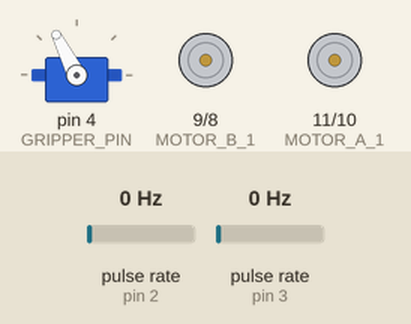
Simulated run of this sketch. Board: Arduino Uno, built with avr-gcc and run on an emulated ATmega328P. Parts: servo, motor-driver pin pairs drawn as motors (green arrow = first pin HIGH = forward, orange = second pin HIGH = backward, longer = more drive). Wiring (inferred from the names in the program): 2 × pulse sensor: data pin 2 / data pin 3; servo: signal pin 4. The inputs (shaded band) are chosen by the test bench; at power-on: pulse rate (sensors on pin 2, pin 3) 0 Hz. Servo pulses on a pin are drawn as a servo (544–2400 µs = 0–180°).

Above: at 1.2 s.
1.3 s: pulse rate (sensor on pin 2) set to 150 Hz
4.3 s: pulse rate (sensor on pin 2) set to 4 Hz
At 5.7 s:
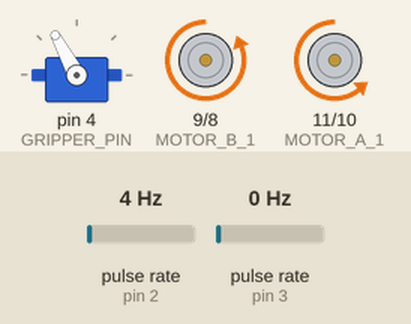
6.6 s: pulse rate (sensor on pin 3) set to 7 Hz
9.6 s: pulse rate (sensor on pin 3) set to 10 Hz
At 12.2 s:
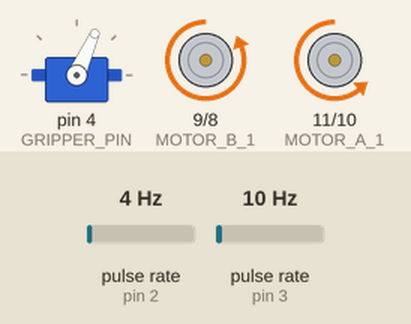
12.5 s: pulse rate (sensor on pin 3) set to 6 Hz
At 15.4 s:
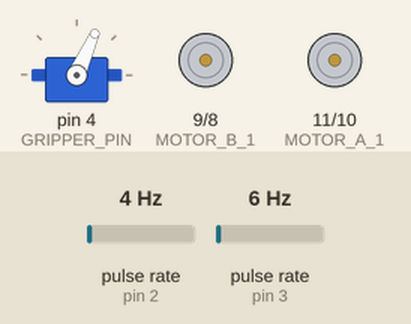
15.5 s: pulse rate (sensor on pin 3) set to 3 Hz
Timing chart, 0 to 19.5 s (numbered marks = the images above; inputs shaded):
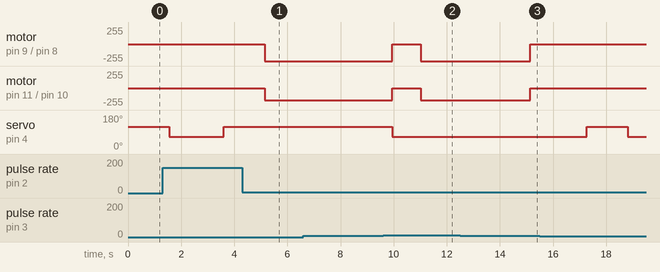

Measured:
- the behaviour switches between 8 and 9 Hz on pulse rate (sensor on pin 3) (found by bisection; images 1 and 2)
- after the input at 4.3 s, motor on pin 9 (MOTOR_B_1) / pin 8 (MOTOR_B_2): goes on until 5.2 s, then stays backward 255/255; motor on pin 11 (MOTOR_A_1) / pin 10 (MOTOR_A_2): goes on until 5.2 s, then stays backward 180/255; servo on pin 4 (GRIPPER_PIN): stays 118° (without the input it goes to 66° after 1.0 s)
- after the input at 6.6 s, every drawn part: stays the same
- after the input at 12.5 s, motor on pin 9 (MOTOR_B_1) / pin 8 (MOTOR_B_2): backward 255/255 → stopped after 2.6 s instead of 2.0 s; motor on pin 11 (MOTOR_A_1) / pin 10 (MOTOR_A_2): backward 180/255 → stopped after 2.6 s instead of 2.0 s

The sketch:

Grab-IT-millis.ino
```cpp
// GRIPPER
#define GRIPPER_PIN 4        // Servo pin for the gripper
#define GRIPPER_OPEN 1750    // 1750 μs rotation
#define GRIPPER_CLOSED 1220  // 1220 μs rotation
#define SERVO_INTERVAL 20    // Time between servo pulses (ms)

static unsigned long timer = 0;
static int lastPulse = GRIPPER_OPEN;

void setupGripper() {
  pinMode(GRIPPER_PIN, OUTPUT);
  digitalWrite(GRIPPER_PIN, LOW);
}

void gripper(int pulse) {
  static unsigned long timer = 0;
  static int lastPulse;
  unsigned long currentTime = millis();

  if (pulse > 0) {
    lastPulse = pulse;
  } else {
    pulse = lastPulse;
  }

  if (currentTime >= timer) {
    digitalWrite(GRIPPER_PIN, HIGH);
    delayMicroseconds(pulse);
    digitalWrite(GRIPPER_PIN, LOW);
    timer = currentTime + SERVO_INTERVAL;
  }
}

void openGripper() {
  // Send multiple pulses to ensure the servo reaches the position
  for (int i = 0; i < 25; i++) {
    gripper(GRIPPER_OPEN);
    delay(20);
  }
}

void closeGripper() {
  // Send multiple pulses to ensure the servo reaches the position
  for (int i = 0; i < 25; i++) {
    gripper(GRIPPER_CLOSED);
    delay(20);
  }
}

// MOTORS
#define MOTOR_A_1 11        // Right Backward
#define MOTOR_A_2 10        // Right Forward
#define MOTOR_B_1 9         // Left Backward
#define MOTOR_B_2 8         // Left Forward
#define MOTOR_DEVIATION 14  // Correction for motor speed imbalance
#define MOTOR_SPEED 180     // Motor forward and backward speed

#define ENCODER_R1 2  // Left Wheel Sensor
#define ENCODER_R2 3  // Right Wheel Sensor

// Wheel & Encoder Properties
const float WHEEL_DIAMETER = 0.065;  // 65mm = 0.065m
const int PPR = 20;                  // Pulses per revolution
const float WHEEL_CIRCUMFERENCE = WHEEL_DIAMETER * 3.14159;

// Movement Variables
const int P_MOVE = (0.50 / WHEEL_CIRCUMFERENCE) * PPR;  // Pulses for 0.5m
const int P_TURN_90 = PPR / 2.4;                        // Pulses for 90-degree turn
const int P_TURN_180 = PPR;                             // Pulses for 180-degree turn
const int P_MOVE_30CM = 30;                             // Pulses for 30cm movement
const int P_MOVE_40CM = 40;                             // Pulses for 40cm movement
const int P_MOVE_10CM = 10;                             // Pulses for 10cm movement
const int P_MOVE_25CM = 25;                             // Pulses for 25cm movement

// External pulse count variables
extern volatile int pulseCountR1;
extern volatile int pulseCountR2;

volatile int pulseCountR1 = 0;
volatile int pulseCountR2 = 0;

void countPulseR1() {
  pulseCountR1++;
}
void countPulseR2() {
  pulseCountR2++;
}

void setupMotors() {
  pinMode(MOTOR_A_1, OUTPUT);
  pinMode(MOTOR_A_2, OUTPUT);
  pinMode(MOTOR_B_1, OUTPUT);
  pinMode(MOTOR_B_2, OUTPUT);

  pinMode(ENCODER_R1, INPUT);
  pinMode(ENCODER_R2, INPUT);

  attachInterrupt(digitalPinToInterrupt(ENCODER_R1), countPulseR1, RISING);
  attachInterrupt(digitalPinToInterrupt(ENCODER_R2), countPulseR2, RISING);
}

void moveForward25cmClosedGrippers() {
  pulseCountR1 = 0;
  pulseCountR2 = 0;

  while (pulseCountR1 < P_MOVE_25CM && pulseCountR2 < P_MOVE_25CM) {
    analogWrite(MOTOR_A_2, MOTOR_SPEED);  // Right Forward
    analogWrite(MOTOR_A_1, 0);            // Right Backward
    analogWrite(MOTOR_B_2, MOTOR_SPEED);  // Left Forward
    analogWrite(MOTOR_B_1, 0);            // Left Backward
  }

  for (int i = 0; i < 50; i++) {
    gripper(GRIPPER_CLOSED);
    delay(20);
  }
  stopMotors();
}

void moveForward25cm() {
  pulseCountR1 = 0;
  pulseCountR2 = 0;

  while (pulseCountR1 < P_MOVE_25CM && pulseCountR2 < P_MOVE_25CM) {
    analogWrite(MOTOR_A_2, MOTOR_SPEED);  // Right Forward
    analogWrite(MOTOR_A_1, 0);            // Right Backward
    analogWrite(MOTOR_B_2, MOTOR_SPEED);  // Left Forward
    analogWrite(MOTOR_B_1, 0);            // Left Backward
  }

  stopMotors();
}

void stopMotors() {
  analogWrite(MOTOR_A_1, 0);
  analogWrite(MOTOR_A_2, 0);
  analogWrite(MOTOR_B_1, 0);
  analogWrite(MOTOR_B_2, 0);

  for (int i = 0; i < 50; i++) {
    gripper(GRIPPER_CLOSED);
    delay(20);
  }
}

void setup() {
  // Setup hardware
  setupMotors();
  setupGripper();
}

void loop() {
  // Open gripper
  openGripper();
  delay(1000);  // Wait 1 second

  // Close gripper again with continuous pulsing
  for (int i = 0; i < 50; i++) {
    gripper(GRIPPER_CLOSED);
    delay(20);
  }
  delay(1000);  // Wait 1 second

  // Open gripper
  openGripper();
  delay(1000);  // Wait 1 second

  moveForward25cm();

  // Move forward 25cm while maintaining gripper power
  moveForward25cmClosedGrippers();


  // Stop motors but keep gripper powered
  stopMotors();
}
```
